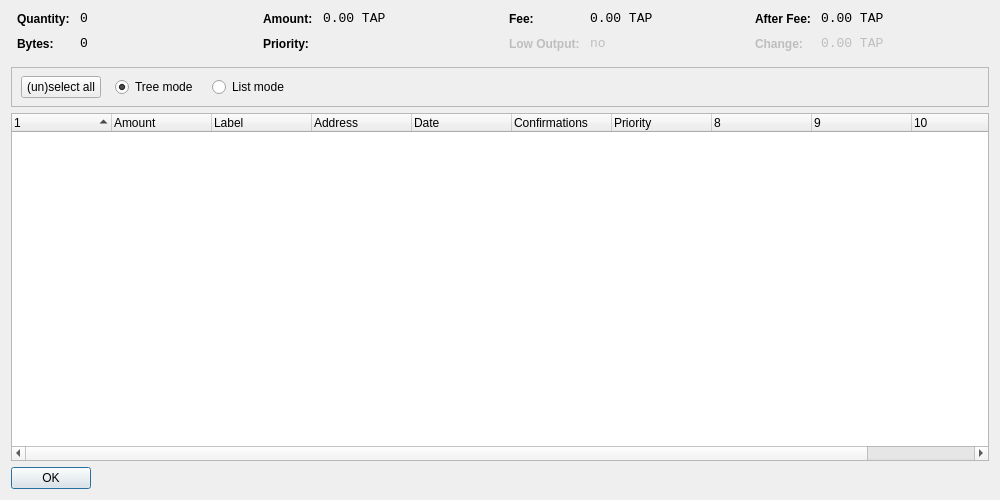
<?xml version="1.0" encoding="UTF-8"?>
<ui version="4.0">
 <class>CoinControlDialog</class>
 <widget class="QDialog" name="CoinControlDialog">
  <property name="geometry">
   <rect>
    <x>0</x>
    <y>0</y>
    <width>1000</width>
    <height>500</height>
   </rect>
  </property>
  <property name="windowTitle">
   <string>Coin Control</string>
  </property>
  <layout class="QVBoxLayout" name="verticalLayout">
   <item>
    <layout class="QHBoxLayout" name="horizontalLayoutTop" stretch="0,0,0,0">
     <property name="topMargin">
      <number>0</number>
     </property>
     <property name="bottomMargin">
      <number>10</number>
     </property>
     <item>
      <layout class="QFormLayout" name="formLayoutCoinControl1">
       <property name="horizontalSpacing">
        <number>10</number>
       </property>
       <property name="verticalSpacing">
        <number>10</number>
       </property>
       <property name="leftMargin">
        <number>6</number>
       </property>
       <property name="rightMargin">
        <number>6</number>
       </property>
       <item row="0" column="0">
        <widget class="QLabel" name="labelCoinControlQuantityText">
         <property name="styleSheet">
          <string notr="true">font-weight:bold;</string>
         </property>
         <property name="text">
          <string>Quantity:</string>
         </property>
        </widget>
       </item>
       <item row="0" column="1">
        <widget class="QLabel" name="labelCoinControlQuantity">
         <property name="font">
          <font>
           <family>Monospace</family>
           <pointsize>10</pointsize>
          </font>
         </property>
         <property name="cursor">
          <cursorShape>IBeamCursor</cursorShape>
         </property>
         <property name="contextMenuPolicy">
          <enum>Qt::ActionsContextMenu</enum>
         </property>
         <property name="text">
          <string notr="true">0</string>
         </property>
         <property name="textInteractionFlags">
          <set>Qt::LinksAccessibleByMouse|Qt::TextSelectableByKeyboard|Qt::TextSelectableByMouse</set>
         </property>
        </widget>
       </item>
       <item row="1" column="0">
        <widget class="QLabel" name="labelCoinControlBytesText">
         <property name="styleSheet">
          <string notr="true">font-weight:bold;</string>
         </property>
         <property name="text">
          <string>Bytes:</string>
         </property>
        </widget>
       </item>
       <item row="1" column="1">
        <widget class="QLabel" name="labelCoinControlBytes">
         <property name="font">
          <font>
           <family>Monospace</family>
           <pointsize>10</pointsize>
          </font>
         </property>
         <property name="cursor">
          <cursorShape>IBeamCursor</cursorShape>
         </property>
         <property name="contextMenuPolicy">
          <enum>Qt::ActionsContextMenu</enum>
         </property>
         <property name="text">
          <string notr="true">0</string>
         </property>
         <property name="textInteractionFlags">
          <set>Qt::LinksAccessibleByMouse|Qt::TextSelectableByKeyboard|Qt::TextSelectableByMouse</set>
         </property>
        </widget>
       </item>
      </layout>
     </item>
     <item>
      <layout class="QFormLayout" name="formLayoutCoinControl2">
       <property name="horizontalSpacing">
        <number>10</number>
       </property>
       <property name="verticalSpacing">
        <number>10</number>
       </property>
       <property name="leftMargin">
        <number>6</number>
       </property>
       <property name="rightMargin">
        <number>6</number>
       </property>
       <item row="0" column="0">
        <widget class="QLabel" name="labelCoinControlAmountText">
         <property name="styleSheet">
          <string notr="true">font-weight:bold;</string>
         </property>
         <property name="text">
          <string>Amount:</string>
         </property>
        </widget>
       </item>
       <item row="0" column="1">
        <widget class="QLabel" name="labelCoinControlAmount">
         <property name="font">
          <font>
           <family>Monospace</family>
           <pointsize>10</pointsize>
          </font>
         </property>
         <property name="cursor">
          <cursorShape>IBeamCursor</cursorShape>
         </property>
         <property name="contextMenuPolicy">
          <enum>Qt::ActionsContextMenu</enum>
         </property>
         <property name="text">
          <string notr="true">0.00 TAP</string>
         </property>
         <property name="textInteractionFlags">
          <set>Qt::LinksAccessibleByMouse|Qt::TextSelectableByKeyboard|Qt::TextSelectableByMouse</set>
         </property>
        </widget>
       </item>
       <item row="1" column="0">
        <widget class="QLabel" name="labelCoinControlPriorityText">
         <property name="styleSheet">
          <string notr="true">font-weight:bold;</string>
         </property>
         <property name="text">
          <string>Priority:</string>
         </property>
        </widget>
       </item>
       <item row="1" column="1">
        <widget class="QLabel" name="labelCoinControlPriority">
         <property name="font">
          <font>
           <family>Monospace</family>
           <pointsize>10</pointsize>
          </font>
         </property>
         <property name="cursor">
          <cursorShape>IBeamCursor</cursorShape>
         </property>
         <property name="contextMenuPolicy">
          <enum>Qt::ActionsContextMenu</enum>
         </property>
         <property name="text">
          <string/>
         </property>
         <property name="textInteractionFlags">
          <set>Qt::LinksAccessibleByMouse|Qt::TextSelectableByKeyboard|Qt::TextSelectableByMouse</set>
         </property>
        </widget>
       </item>
      </layout>
     </item>
     <item>
      <layout class="QFormLayout" name="formLayoutCoinControl3">
       <property name="horizontalSpacing">
        <number>10</number>
       </property>
       <property name="verticalSpacing">
        <number>10</number>
       </property>
       <property name="leftMargin">
        <number>6</number>
       </property>
       <property name="rightMargin">
        <number>6</number>
       </property>
       <item row="0" column="0">
        <widget class="QLabel" name="labelCoinControlFeeText">
         <property name="styleSheet">
          <string notr="true">font-weight:bold;</string>
         </property>
         <property name="text">
          <string>Fee:</string>
         </property>
        </widget>
       </item>
       <item row="0" column="1">
        <widget class="QLabel" name="labelCoinControlFee">
         <property name="font">
          <font>
           <family>Monospace</family>
           <pointsize>10</pointsize>
          </font>
         </property>
         <property name="cursor">
          <cursorShape>IBeamCursor</cursorShape>
         </property>
         <property name="contextMenuPolicy">
          <enum>Qt::ActionsContextMenu</enum>
         </property>
         <property name="text">
          <string notr="true">0.00 TAP</string>
         </property>
         <property name="textInteractionFlags">
          <set>Qt::LinksAccessibleByMouse|Qt::TextSelectableByKeyboard|Qt::TextSelectableByMouse</set>
         </property>
        </widget>
       </item>
       <item row="1" column="0">
        <widget class="QLabel" name="labelCoinControlLowOutputText">
         <property name="enabled">
          <bool>false</bool>
         </property>
         <property name="styleSheet">
          <string notr="true">font-weight:bold;</string>
         </property>
         <property name="text">
          <string>Low Output:</string>
         </property>
        </widget>
       </item>
       <item row="1" column="1">
        <widget class="QLabel" name="labelCoinControlLowOutput">
         <property name="enabled">
          <bool>false</bool>
         </property>
         <property name="font">
          <font>
           <family>Monospace</family>
           <pointsize>10</pointsize>
          </font>
         </property>
         <property name="cursor">
          <cursorShape>IBeamCursor</cursorShape>
         </property>
         <property name="contextMenuPolicy">
          <enum>Qt::ActionsContextMenu</enum>
         </property>
         <property name="text">
          <string notr="true">no</string>
         </property>
         <property name="textInteractionFlags">
          <set>Qt::LinksAccessibleByMouse|Qt::TextSelectableByKeyboard|Qt::TextSelectableByMouse</set>
         </property>
        </widget>
       </item>
      </layout>
     </item>
     <item>
      <layout class="QFormLayout" name="formLayoutCoinControl4">
       <property name="horizontalSpacing">
        <number>10</number>
       </property>
       <property name="verticalSpacing">
        <number>10</number>
       </property>
       <property name="leftMargin">
        <number>6</number>
       </property>
       <property name="rightMargin">
        <number>6</number>
       </property>
       <item row="0" column="0">
        <widget class="QLabel" name="labelCoinControlAfterFeeText">
         <property name="styleSheet">
          <string notr="true">font-weight:bold;</string>
         </property>
         <property name="text">
          <string>After Fee:</string>
         </property>
        </widget>
       </item>
       <item row="0" column="1">
        <widget class="QLabel" name="labelCoinControlAfterFee">
         <property name="font">
          <font>
           <family>Monospace</family>
           <pointsize>10</pointsize>
          </font>
         </property>
         <property name="cursor">
          <cursorShape>IBeamCursor</cursorShape>
         </property>
         <property name="contextMenuPolicy">
          <enum>Qt::ActionsContextMenu</enum>
         </property>
         <property name="text">
          <string notr="true">0.00 TAP</string>
         </property>
         <property name="textInteractionFlags">
          <set>Qt::LinksAccessibleByMouse|Qt::TextSelectableByKeyboard|Qt::TextSelectableByMouse</set>
         </property>
        </widget>
       </item>
       <item row="1" column="0">
        <widget class="QLabel" name="labelCoinControlChangeText">
         <property name="enabled">
          <bool>false</bool>
         </property>
         <property name="styleSheet">
          <string notr="true">font-weight:bold;</string>
         </property>
         <property name="text">
          <string>Change:</string>
         </property>
        </widget>
       </item>
       <item row="1" column="1">
        <widget class="QLabel" name="labelCoinControlChange">
         <property name="enabled">
          <bool>false</bool>
         </property>
         <property name="font">
          <font>
           <family>Monospace</family>
           <pointsize>10</pointsize>
          </font>
         </property>
         <property name="cursor">
          <cursorShape>IBeamCursor</cursorShape>
         </property>
         <property name="contextMenuPolicy">
          <enum>Qt::ActionsContextMenu</enum>
         </property>
         <property name="text">
          <string notr="true">0.00 TAP</string>
         </property>
         <property name="textInteractionFlags">
          <set>Qt::LinksAccessibleByMouse|Qt::TextSelectableByKeyboard|Qt::TextSelectableByMouse</set>
         </property>
        </widget>
       </item>
      </layout>
     </item>
    </layout>
   </item>
   <item>
    <widget class="QFrame" name="frame">
     <property name="minimumSize">
      <size>
       <width>0</width>
       <height>40</height>
      </size>
     </property>
     <property name="frameShape">
      <enum>QFrame::StyledPanel</enum>
     </property>
     <property name="frameShadow">
      <enum>QFrame::Sunken</enum>
     </property>
     <widget class="QWidget" name="horizontalLayoutWidget">
      <property name="geometry">
       <rect>
        <x>10</x>
        <y>0</y>
        <width>781</width>
        <height>41</height>
       </rect>
      </property>
      <layout class="QHBoxLayout" name="horizontalLayoutPanel" stretch="0,0,0,0,0">
       <property name="spacing">
        <number>14</number>
       </property>
       <item>
        <widget class="QPushButton" name="pushButtonSelectAll">
         <property name="sizePolicy">
          <sizepolicy hsizetype="Maximum" vsizetype="Fixed">
           <horstretch>0</horstretch>
           <verstretch>0</verstretch>
          </sizepolicy>
         </property>
         <property name="text">
          <string>(un)select all</string>
         </property>
        </widget>
       </item>
       <item>
        <widget class="QRadioButton" name="radioTreeMode">
         <property name="sizePolicy">
          <sizepolicy hsizetype="Maximum" vsizetype="Fixed">
           <horstretch>0</horstretch>
           <verstretch>0</verstretch>
          </sizepolicy>
         </property>
         <property name="text">
          <string>Tree mode</string>
         </property>
         <property name="checked">
          <bool>true</bool>
         </property>
        </widget>
       </item>
       <item>
        <widget class="QRadioButton" name="radioListMode">
         <property name="sizePolicy">
          <sizepolicy hsizetype="Maximum" vsizetype="Fixed">
           <horstretch>0</horstretch>
           <verstretch>0</verstretch>
          </sizepolicy>
         </property>
         <property name="text">
          <string>List mode</string>
         </property>
        </widget>
       </item>
       <item>
        <spacer name="horizontalSpacer">
         <property name="orientation">
          <enum>Qt::Horizontal</enum>
         </property>
         <property name="sizeHint" stdset="0">
          <size>
           <width>40</width>
           <height>20</height>
          </size>
         </property>
        </spacer>
       </item>
      </layout>
     </widget>
    </widget>
   </item>
   <item>
    <widget class="CoinControlTreeWidget" name="treeWidget">
     <property name="contextMenuPolicy">
      <enum>Qt::CustomContextMenu</enum>
     </property>
     <property name="sortingEnabled">
      <bool>false</bool>
     </property>
     <property name="columnCount">
      <number>11</number>
     </property>
     <attribute name="headerShowSortIndicator" stdset="0">
      <bool>true</bool>
     </attribute>
     <attribute name="headerStretchLastSection">
      <bool>false</bool>
     </attribute>
     <column>
      <property name="text">
       <string/>
      </property>
     </column>
     <column>
      <property name="text">
       <string>Amount</string>
      </property>
     </column>
     <column>
      <property name="text">
       <string>Label</string>
      </property>
     </column>
     <column>
      <property name="text">
       <string>Address</string>
      </property>
     </column>
     <column>
      <property name="text">
       <string>Date</string>
      </property>
     </column>
     <column>
      <property name="text">
       <string>Confirmations</string>
      </property>
      <property name="toolTip">
       <string>Confirmed</string>
      </property>
     </column>
     <column>
      <property name="text">
       <string>Priority</string>
      </property>
     </column>
     <column>
      <property name="text">
       <string/>
      </property>
     </column>
     <column>
      <property name="text">
       <string/>
      </property>
     </column>
     <column>
      <property name="text">
       <string/>
      </property>
     </column>
     <column>
      <property name="text">
       <string/>
      </property>
     </column>
    </widget>
   </item>
   <item>
    <widget class="QDialogButtonBox" name="buttonBox">
     <property name="sizePolicy">
      <sizepolicy hsizetype="Maximum" vsizetype="Fixed">
       <horstretch>0</horstretch>
       <verstretch>0</verstretch>
      </sizepolicy>
     </property>
     <property name="orientation">
      <enum>Qt::Horizontal</enum>
     </property>
     <property name="standardButtons">
      <set>QDialogButtonBox::Ok</set>
     </property>
    </widget>
   </item>
  </layout>
 </widget>
 <customwidgets>
  <customwidget>
   <class>CoinControlTreeWidget</class>
   <extends>QTreeWidget</extends>
   <header>coincontroltreewidget.h</header>
  </customwidget>
 </customwidgets>
 <resources/>
 <connections/>
</ui>
